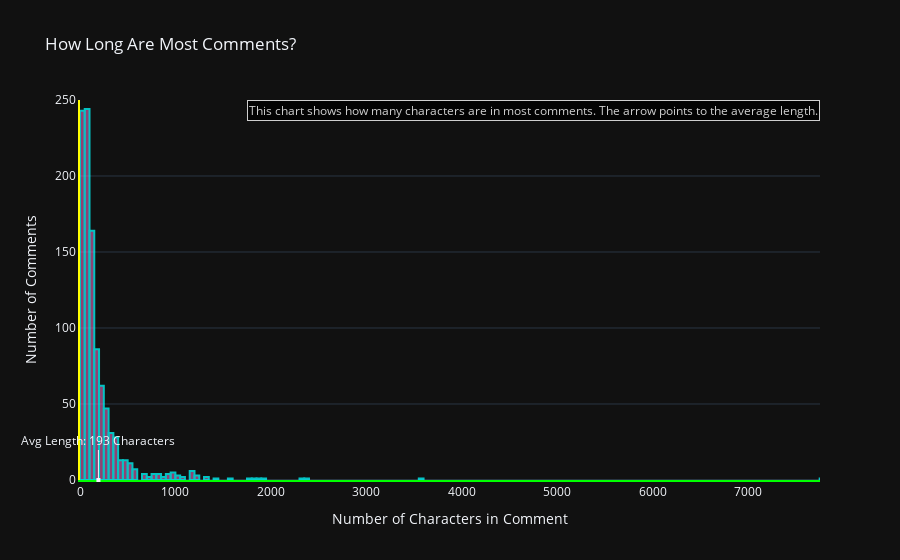

Notebook source saved alongside this figure:
### Code cell
import plotly.graph_objects as go
import numpy as np

# Calculate the length of each comment
df_comments['Comment_Length'] = df_comments['Comment'].apply(len)

# Calculate and round the average comment length
avg_length = round(np.mean(df_comments['Comment_Length']))

# Create the histogram
fig = go.Figure()

fig.add_trace(go.Histogram(
    x=df_comments['Comment_Length'],
    marker=dict(
        color='rgba(255, 113, 206, 0.7)',  # Neon Pink for bars
        line=dict(
            color='rgba(0, 255, 255, 1)',  # Neon Blue for bar outlines
            width=2
        )
    ),
    opacity=0.75
))

# Add titles and labels
fig.update_layout(
    title='How Long Are Most Comments?',
    xaxis=dict(
        title='Number of Characters in Comment',
        range=[0, max(df_comments['Comment_Length'])],
        linecolor='rgba(0, 255, 0, 1)',  # Neon Green for x-axis line
        linewidth=2
    ),
    yaxis=dict(
        title='Number of Comments',
        range=[0, 250],  # Set y-axis range to top out at 250
        linecolor='rgba(255, 255, 0, 1)',  # Neon Yellow for y-axis line
        linewidth=2
    ),
    template='plotly_dark',
    annotations=[
        dict(
            x=avg_length,
            y=0,
            xref='x',
            yref='y',
            text=f"Avg Length: {avg_length} Characters",
            showarrow=True,
            arrowhead=7,
            ax=0,
            ay=-40
        ),
        dict(
            x=1,
            y=1,
            xref='paper',
            yref='paper',
            text="This chart shows how many characters are in most comments. The arrow points to the average length.",
            showarrow=False,
            font=dict(
                size=12,
                color='white'
            ),
            bgcolor='black',
            bordercolor='white',
            borderwidth=1,
            opacity=0.8
        )
    ]
)

fig.show()

### Figure 1 — Plotly figure (JSON) as saved in the notebook; plotly's stock layout.template omitted (floating-point values rounded to 4 significant figures; data arrays with more than 128 entries replaced by an {"elided": "..."} marker saying what was removed)
{"data": [{"marker": {"color": "rgba(255, 113, 206, 0.7)", "line": {"color": "rgba(0, 255, 255, 1)", "width": 2}}, "opacity": 0.75, "type": "histogram", "x": {"elided": "1000 int values"}}], "layout": {"annotations": [{"arrowhead": 7, "ax": 0, "ay": -40, "showarrow": true, "text": "Avg Length: 193 Characters", "x": 193, "xref": "x", "y": 0, "yref": "y"}, {"bgcolor": "black", "bordercolor": "white", "borderwidth": 1, "font": {"color": "white", "size": 12}, "opacity": 0.8, "showarrow": false, "text": "This chart shows how many characters are in most comments. The arrow points to the average length.", "x": 1, "xref": "paper", "y": 1, "yref": "paper"}], "title": {"text": "How Long Are Most Comments?"}, "xaxis": {"linecolor": "rgba(0, 255, 0, 1)", "linewidth": 2, "range": [0, 7753], "title": {"text": "Number of Characters in Comment"}}, "yaxis": {"linecolor": "rgba(255, 255, 0, 1)", "linewidth": 2, "range": [0, 250], "title": {"text": "Number of Comments"}}}}
